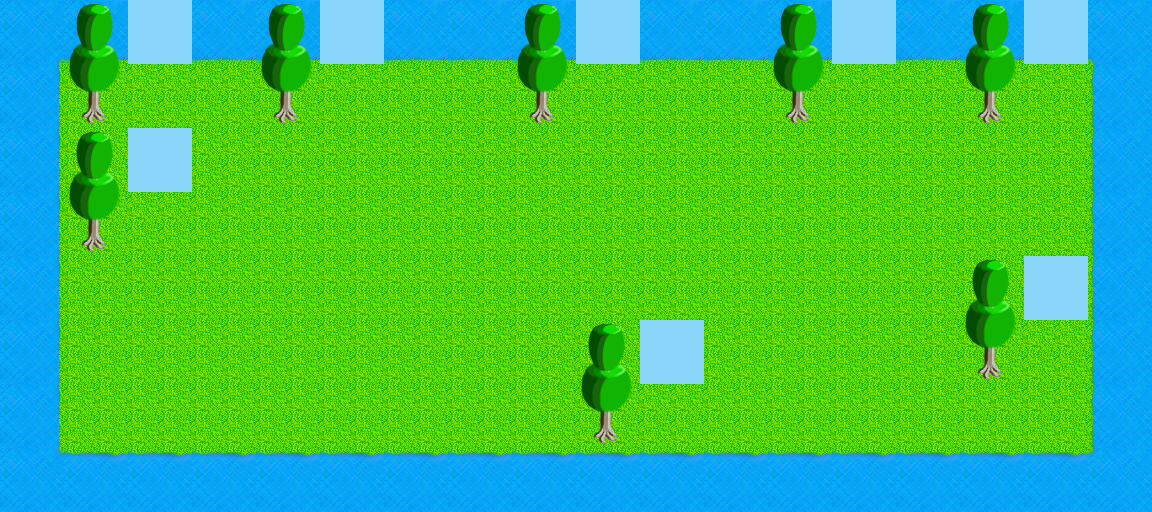

A level layout from a 2D game, rendered from its tile map. Below: a short description, then the map file with its tile-grid data intact:
An orthogonal 18x8 tile map with 64x64 px tiles, 2 tile layers (Tile Layer 1, Tile Layer 2).

<map version="1.0" orientation="orthogonal" width="18" height="8" tilewidth="64" tileheight="64">
 <tileset firstgid="1" name="tilesheet" tilewidth="64" tileheight="64">
  <image source="../../img/Tiles/tilesheet.png" width="256" height="512" />
 </tileset>
 <layer name="Tile Layer 1" width="18" height="8">
  <data encoding="csv">
28,26,26,26,26,26,26,26,26,26,26,26,26,26,26,26,26,16,
22,1,1,1,1,1,1,1,1,1,1,1,1,1,1,1,1,14,
22,1,1,1,1,1,1,1,1,1,1,1,1,1,1,1,1,14,
22,1,1,1,1,1,1,1,1,1,1,1,1,1,1,1,1,14,
22,1,1,1,1,1,1,1,1,1,1,1,1,1,1,1,1,14,
22,1,1,1,1,1,1,1,1,1,1,1,1,1,1,1,1,14,
22,1,1,1,1,1,1,1,1,1,1,1,1,1,1,1,1,14,
24,18,18,18,18,18,18,18,18,18,18,18,18,18,18,18,18,20
</data>
 </layer>
 <layer name="Tile Layer 2" width="18" height="8">
  <data encoding="csv">
0,7,8,0,7,8,0,0,7,8,0,0,7,8,0,7,8,0,
0,11,12,0,11,12,0,0,11,12,0,0,11,12,0,11,12,0,
0,7,8,0,0,0,0,0,0,0,0,0,0,0,0,0,0,0,
0,11,12,0,0,0,0,0,0,0,0,0,0,0,0,0,0,0,
0,0,0,0,0,0,0,0,0,0,0,0,0,0,0,7,8,0,
0,0,0,0,0,0,0,0,0,7,8,0,0,0,0,11,12,0,
0,0,0,0,0,0,0,0,0,11,12,0,0,0,0,0,0,0,
0,0,0,0,0,0,0,0,0,0,0,0,0,0,0,0,0,0
</data>
 </layer>
</map>